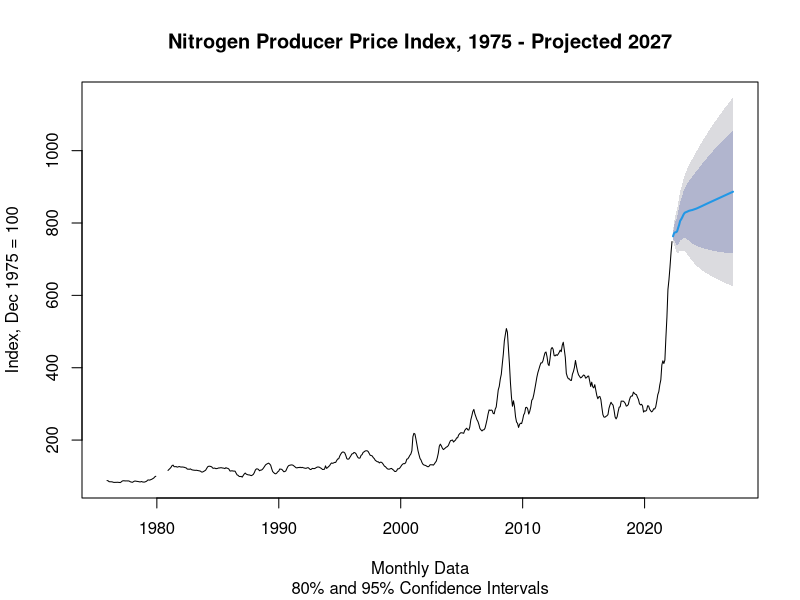
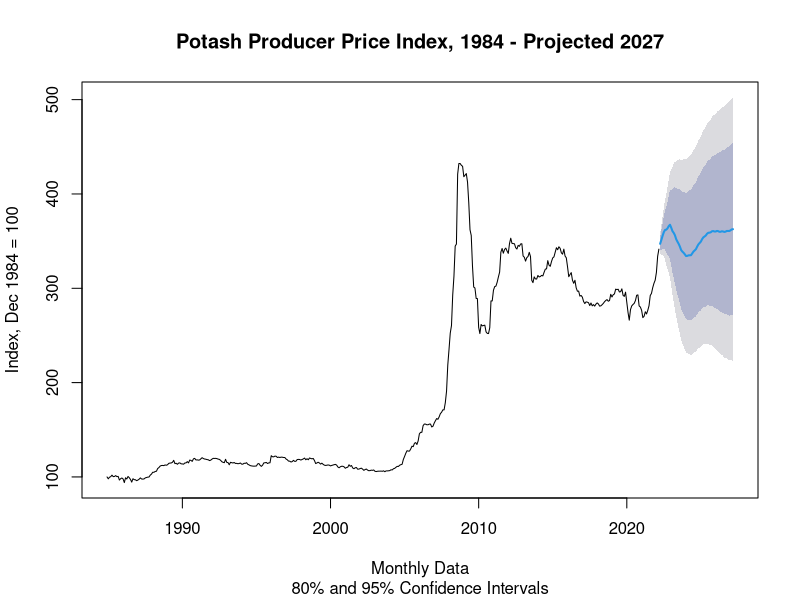

These charts were generated, in order, by the following R code:
# *****************************************************************
# OVERVIEW ####
# *****************************************************************
# time_series_analysis.R
# Code for IMG Spring 2022 Time Series Analysis
#
# Nitrogen Fertilizer Data: https://fred.stlouisfed.org/series/PCU325311325311A
# Potash Data: https://fred.stlouisfed.org/series/PCU212391212391#0
# 
# Author: Justin Dong

# *****************************************************************
# PACKAGES AND FUNCTIONS ####
# *****************************************************************

library(dplyr)
library(ggplot2)
library(lubridate)
library(forecast)
library(scales)

# *****************************************************************
# LOAD DATA ####
# *****************************************************************

# Source: https://stackoverflow.com/questions/13672720/r-command-
# for-setting-working-directory-to-source-file-location-in-rstudio
setwd(dirname(rstudioapi::getActiveDocumentContext()$path))

Nitrogen_Data <- na.omit(read.csv("Nitrogen Fertilizer.csv"))
Potash_Data <- na.omit(read.csv("Potash.csv"))

Nitrogen <- as.numeric(na.omit(Nitrogen_Data$Nitrogen))
Potash <- Potash_Data$Potash

# *****************************************************************
# CALCULATIONS ####
# *****************************************************************

Nitrogen_MTS <- ts(Nitrogen, start = decimal_date(ymd("1975-12-01")),
                   frequency = 12)
Nitrogen_Fit <- auto.arima(Nitrogen_MTS)
Nitrogen_Forecast <- forecast(Nitrogen_Fit, 60)
plot(Nitrogen_Forecast, xlab ="Monthly Data",
     ylab ="Index, Dec 1975 = 100",
     main ="Nitrogen Producer Price Index, 1975 - Projected 2027",
     sub = "80% and 95% Confidence Intervals")

Potash_MTS <- ts(Potash, start = decimal_date(ymd("1984-12-01")),
                   frequency = 12)
Potash_Fit <- auto.arima(Potash_MTS)
Potash_Forecast <- forecast(Potash_Fit, 60)
plot(Potash_Forecast, xlab ="Monthly Data",
     ylab ="Index, Dec 1984 = 100",
     main ="Potash Producer Price Index, 1984 - Projected 2027",
     sub = "80% and 95% Confidence Intervals")
